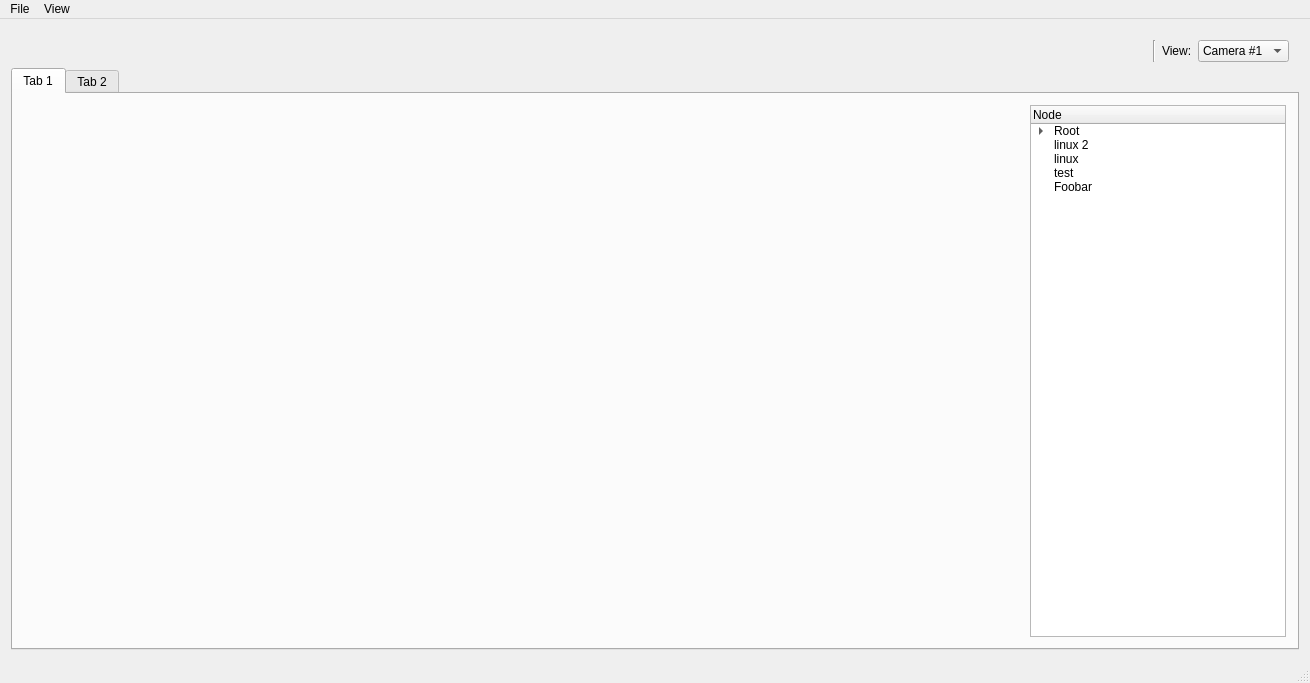
<?xml version="1.0" encoding="UTF-8"?>
<ui version="4.0">
 <class>window</class>
 <widget class="QMainWindow" name="window">
  <property name="windowModality">
   <enum>Qt::ApplicationModal</enum>
  </property>
  <property name="geometry">
   <rect>
    <x>0</x>
    <y>0</y>
    <width>1310</width>
    <height>683</height>
   </rect>
  </property>
  <property name="windowTitle">
   <string>Poll</string>
  </property>
  <widget class="QWidget" name="centralWidget">
   <layout class="QGridLayout" name="gridLayout">
    <item row="0" column="0">
     <layout class="QHBoxLayout" name="horizontalLayout_3">
      <property name="sizeConstraint">
       <enum>QLayout::SetDefaultConstraint</enum>
      </property>
      <property name="leftMargin">
       <number>10</number>
      </property>
      <property name="topMargin">
       <number>10</number>
      </property>
      <property name="rightMargin">
       <number>10</number>
      </property>
      <item>
       <spacer name="horizontalSpacer">
        <property name="orientation">
         <enum>Qt::Horizontal</enum>
        </property>
        <property name="sizeHint" stdset="0">
         <size>
          <width>40</width>
          <height>20</height>
         </size>
        </property>
       </spacer>
      </item>
      <item>
       <widget class="Line" name="line">
        <property name="orientation">
         <enum>Qt::Vertical</enum>
        </property>
       </widget>
      </item>
      <item alignment="Qt::AlignLeft">
       <widget class="QLabel" name="label">
        <property name="text">
         <string>View:</string>
        </property>
       </widget>
      </item>
      <item>
       <widget class="QComboBox" name="comboBox">
        <item>
         <property name="text">
          <string>Camera #1</string>
         </property>
        </item>
        <item>
         <property name="text">
          <string>Light #1</string>
         </property>
        </item>
        <item>
         <property name="text">
          <string>Light #2</string>
         </property>
        </item>
       </widget>
      </item>
     </layout>
    </item>
    <item row="4" column="0">
     <layout class="QHBoxLayout" name="horizontalLayout">
      <item>
       <widget class="QTabWidget" name="tabWidget">
        <property name="currentIndex">
         <number>0</number>
        </property>
        <widget class="QWidget" name="tab">
         <attribute name="title">
          <string>Tab 1</string>
         </attribute>
         <layout class="QHBoxLayout" name="horizontalLayout_4">
          <item>
           <layout class="QHBoxLayout" name="gl_hbox">
            <item>
             <widget class="GLwidget" name="widget" native="true">
              <property name="sizePolicy">
               <sizepolicy hsizetype="Expanding" vsizetype="Expanding">
                <horstretch>0</horstretch>
                <verstretch>0</verstretch>
               </sizepolicy>
              </property>
             </widget>
            </item>
            <item>
             <widget class="QTreeWidget" name="treeWidget">
              <property name="sizePolicy">
               <sizepolicy hsizetype="Minimum" vsizetype="Minimum">
                <horstretch>0</horstretch>
                <verstretch>0</verstretch>
               </sizepolicy>
              </property>
              <column>
               <property name="text">
                <string notr="true">Node</string>
               </property>
              </column>
              <item>
               <property name="text">
                <string>Root</string>
               </property>
               <item>
                <property name="text">
                 <string>Node #2</string>
                </property>
               </item>
              </item>
              <item>
               <property name="text">
                <string>linux 2</string>
               </property>
              </item>
              <item>
               <property name="text">
                <string>linux</string>
               </property>
              </item>
              <item>
               <property name="text">
                <string>test</string>
               </property>
              </item>
              <item>
               <property name="text">
                <string>Foobar</string>
               </property>
              </item>
             </widget>
            </item>
           </layout>
          </item>
         </layout>
        </widget>
        <widget class="QWidget" name="tab_2">
         <attribute name="title">
          <string>Tab 2</string>
         </attribute>
         <widget class="QGroupBox" name="groupBox">
          <property name="geometry">
           <rect>
            <x>69</x>
            <y>149</y>
            <width>201</width>
            <height>341</height>
           </rect>
          </property>
          <property name="title">
           <string>GroupBox</string>
          </property>
         </widget>
        </widget>
       </widget>
      </item>
     </layout>
    </item>
   </layout>
  </widget>
  <widget class="QMenuBar" name="menuBar">
   <property name="geometry">
    <rect>
     <x>0</x>
     <y>0</y>
     <width>1310</width>
     <height>27</height>
    </rect>
   </property>
   <widget class="QMenu" name="menuFile">
    <property name="title">
     <string>File</string>
    </property>
    <addaction name="separator"/>
    <addaction name="menu_item_load_model"/>
    <addaction name="separator"/>
    <addaction name="menu_item_new_scene"/>
    <addaction name="actionLoad_poll_scene"/>
    <addaction name="actionSave_poll_scene"/>
    <addaction name="separator"/>
    <addaction name="menu_item_exit"/>
   </widget>
   <widget class="QMenu" name="menuView">
    <property name="title">
     <string>View</string>
    </property>
    <addaction name="menu_item_fullscreen"/>
   </widget>
   <addaction name="menuFile"/>
   <addaction name="menuView"/>
  </widget>
  <widget class="QStatusBar" name="statusBar"/>
  <action name="menu_item_load_model">
   <property name="text">
    <string>Load model</string>
   </property>
  </action>
  <action name="actionLoad_poll_scene">
   <property name="text">
    <string>Load scene</string>
   </property>
  </action>
  <action name="actionSave_poll_scene">
   <property name="text">
    <string>Save scene</string>
   </property>
  </action>
  <action name="menu_item_exit">
   <property name="text">
    <string>Exit</string>
   </property>
   <property name="shortcut">
    <string>Ctrl+Q</string>
   </property>
  </action>
  <action name="menu_item_new_scene">
   <property name="text">
    <string>New scene</string>
   </property>
  </action>
  <action name="menu_item_fullscreen">
   <property name="text">
    <string>Fullscreen</string>
   </property>
   <property name="shortcut">
    <string>Ctrl+F</string>
   </property>
  </action>
 </widget>
 <layoutdefault spacing="6" margin="11"/>
 <customwidgets>
  <customwidget>
   <class>GLwidget</class>
   <extends>QWidget</extends>
   <header>glwidget.h</header>
   <container>1</container>
  </customwidget>
 </customwidgets>
 <tabstops>
  <tabstop>tabWidget</tabstop>
  <tabstop>treeWidget</tabstop>
 </tabstops>
 <resources/>
 <connections/>
</ui>
